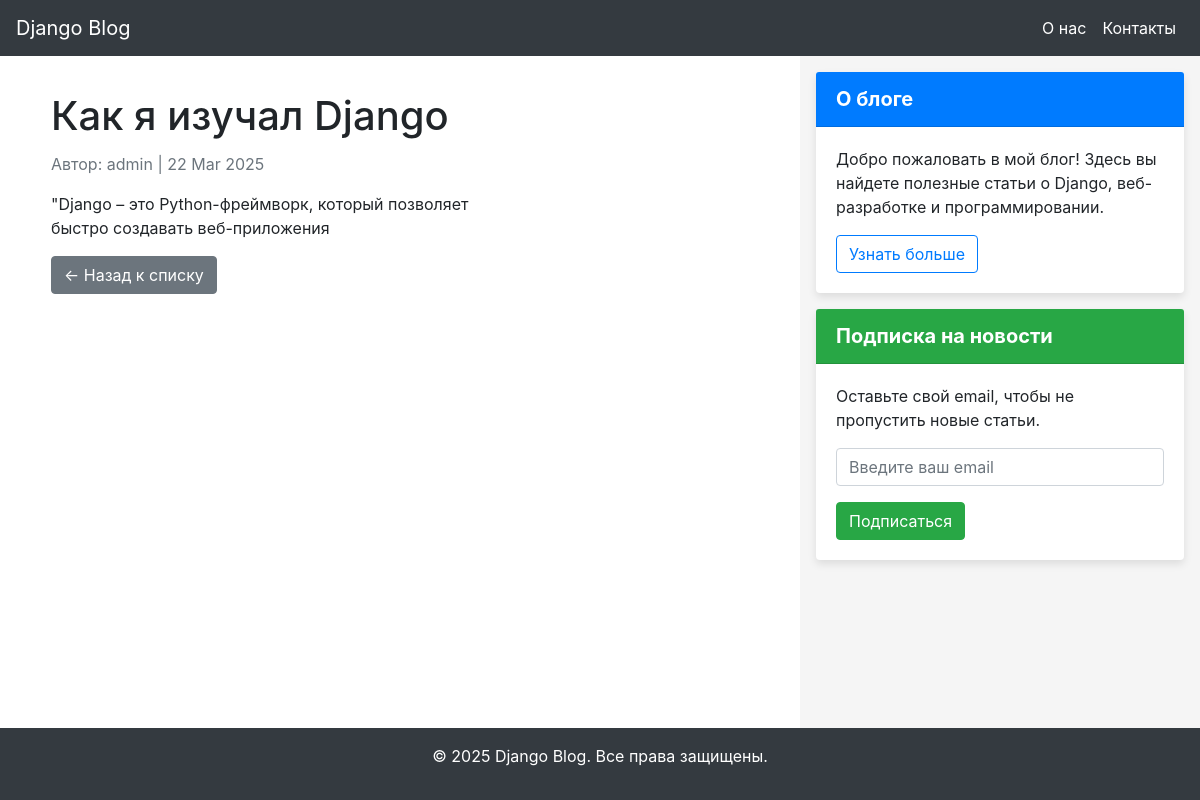
The page /kak-ya-izuchal-django/ on the database its author committed.
### blog/models.py (models this page shows, shortened)
class Post(models.Model):
    title = models.CharField(max_length=200, unique=True)
    slug = models.SlugField(max_length=200, unique=True)
    author = models.ForeignKey(User, on_delete=models.CASCADE, related_name='blog_posts')
    updated_on = models.DateTimeField(auto_now=True)
    content = models.TextField()
    created_on = models.DateTimeField(auto_now_add=True)
    status = models.IntegerField(choices=STATUS, default=0)
    class Meta:
        ordering = ['-created_on']

### blog/views.py (the view)
# urls.py: path('<slug:slug>/', PostDetail.as_view(), name='post_detail'),
class PostDetail(generic.DetailView):
    model = Post
    template_name = 'blog/post_detail.html'
    context_object_name = 'post'

### templates/blog/post_detail.html (shortened to what this page needs)
{% extends "blog/base.html" %}
{% block content %}
    <div class="row">
        <div class="col-md-8">
            <div class="card-body">
                <h1 class="card-title">{{ post.title }}</h1>
                <p class="text-muted">Автор: {{ post.author }} | {{ post.created_on|date:"d M Y" }}</p>
                <p class="card-text">{{ post.content|safe }}</p>
                <a href="{% url 'home' %}" class="btn btn-secondary">&larr; Назад к списку</a>
            </div>
        </div>
    </div>
{% endblock content %}

### templates/blog/base.html (style rules this page uses)
html, body { margin: 0; padding: 0; height: 100%; }

### rows shown on the page
Post: title "Как я изучал Django", author "admin", created_on "22 Mar 2025", content "\"Django – это Python-фреймворк, который позволяет быстро создавать веб-приложения"
